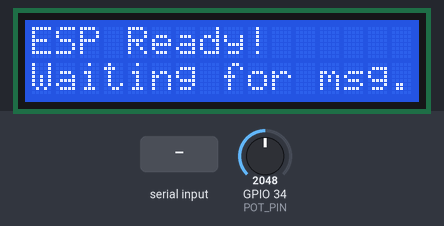
A sketch run on a simulated ESP32. On the bench: 16×2 character LCD. The test bench sets the inputs (shaded band); at power-on: GPIO 34 (POT_PIN) = 2048. What the sketch prints to the serial monitor is not drawn.

Above: at 1.2 s.
1.3 s: "S\n" received over Serial
At 2.2 s:
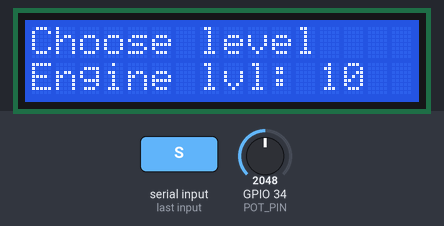
3.0 s: "L\n" received over Serial
At 3.8 s:
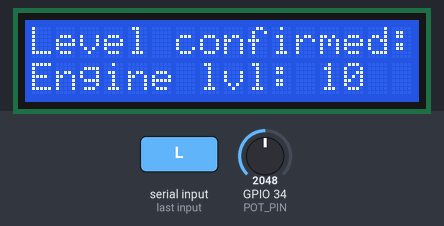
At 5.5 s:
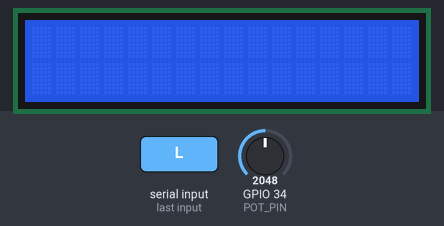
Timing chart, 0 to 7.0 s (numbered marks = the images above; inputs shaded):
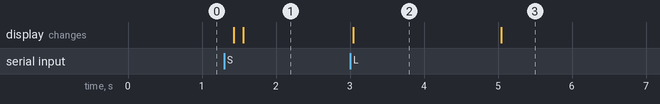

Measured:
- after the input at 1.3 s, the display: first changes after 0.13 s (image 1 shows a later state)
- after the input at 3.0 s, the display: changes at once (image 2)
- what the display in image 2 shows lasts 2.0 s, from 3.0 s to 5.0 s

The sketch:

CodeForEsp32.ino
```cpp
//
//#include <Wire.h>
//#include <LiquidCrystal_I2C.h>
//
//#define NUM_SENSORS 16
//int sensorPins[NUM_SENSORS] = {15, 13, 2, 12, 0, 14, 4, 27, 16 , 26, 17, 25, 5, 33, 18, 32};
//
//LiquidCrystal_I2C lcd(0x27, 16, 2); // I2C LCD
//
//String receivedMessage = "";
//boolean messageComplete = false;
//
//void setup() {
//  Serial.begin(115200);
//  for (int i = 0; i < NUM_SENSORS; i++) {
//    pinMode(sensorPins[i], INPUT);
//  }
//
//  // Init LCD
//  lcd.init();
//  lcd.backlight();
//  lcd.print("ESP Ready!");
//  lcd.setCursor(0, 1);
//  lcd.print("Waiting for msg...");
//}
//
//void loop() {
//  // ????????????? Raspberry Pi
//  while (Serial.available() > 0) {
//    char inChar = Serial.read();
//
//    // ?????? 'R' ???????????????????????? (????????????)
//    if (inChar == 'R') {
//      Serial.print("Sensor values: ");
//      for (int i = 0; i < NUM_SENSORS; i++) {
//        int value = digitalRead(sensorPins[i]);
//        Serial.print(value);
//        Serial.print(" ");
//      }
//      Serial.println();
//      continue; // ????????????????
//    }
//
//    // ??????????????????????? ?????????????????????
//    if (inChar == '\n') {
//      messageComplete = true;
//      break;
//    }
//
//    // ????????????????????????????
//    receivedMessage += inChar;
//  }
//
//  // ???????????????? ????????? LCD
//  if (messageComplete) {
//    // ????????????? LCD
//    lcd.clear();
//
//    // ?????????????????? 16 ???????? ??????????????????
//    if (receivedMessage.length() <= 16) {
//      lcd.setCursor(0, 0);
//      lcd.print(receivedMessage);
//    } else {
//      // ????????????????? 16 ???????? ???????? 2 ??????
//      lcd.setCursor(0, 0);
//      lcd.print(receivedMessage.substring(0, 16));
//      lcd.setCursor(0, 1);
//
//      // ????????????????????????????? 16 ????????
//      int endPos = receivedMessage.length();
//      if (endPos > 32) endPos = 32;
//      lcd.print(receivedMessage.substring(16, endPos));
//    }
//
//    // ????????????????????? Raspberry Pi
//    Serial.print("Message received: ");
//    Serial.println(receivedMessage);
//
//    // ?????????????
//    receivedMessage = "";
//    messageComplete = false;
//  }
//}

//#include <Wire.h>
//#include <LiquidCrystal_I2C.h>
//
//#define NUM_SENSORS 16
//#define POT_PIN 34  // ??????? GPIO34 ?????? potentiometer
//
//int sensorPins[NUM_SENSORS] = {15, 13, 2, 12, 0, 14, 4, 27, 16, 26, 17, 25, 5, 33, 18, 32};
//int potValue = 0;  // ????????????? potentiometer
//
//LiquidCrystal_I2C lcd(0x27, 16, 2); // I2C LCD
//String receivedMessage = "";
//boolean messageComplete = false;
//
//void setup() {
//  Serial.begin(115200);
//
//  // ????????? input
//  for (int i = 0; i < NUM_SENSORS; i++) {
//    pinMode(sensorPins[i], INPUT);
//  }
//  pinMode(POT_PIN, INPUT);  // ????????? potentiometer ???? input
//
//  // Init LCD
//  lcd.init();
//  lcd.backlight();
//  lcd.print("ESP Ready!");
//  lcd.setCursor(0, 1);
//  lcd.print("Waiting for msg...");
//}
//
//void loop() {
//  // ??????? potentiometer
//  potValue = analogRead(POT_PIN);
//  // ?????????? 0-4095 ???? 0-20 (?????? ESP32 ADC ?? resolution 12 bit ??? 0-4095)
//  int engineLevel = map(potValue, 0, 4095, 0, 20);
//
//  // ???????????? Raspberry Pi
//  while (Serial.available() > 0) {
//    char inChar = Serial.read();
//
//    // ????????????? 'R' ????????????????????
//    if (inChar == 'R') {
//      Serial.print("Sensor values: ");
//      for (int i = 0; i < NUM_SENSORS; i++) {
//        int value = digitalRead(sensorPins[i]);
//        Serial.print(value);
//        Serial.print(" ");
//      }
//      Serial.println();
//      continue;
//    }
//
//    // ????????????? 'L' ??????????? potentiometer ??????
//    if (inChar == 'L') {
//      Serial.print("Engine's level: ");
//      Serial.println(engineLevel);
//      continue;
//    }
//
//    // ???????????????????
//    if (inChar == '\n') {
//      messageComplete = true;
//      break;
//    }
//
//    // ??????????????????????????
//    receivedMessage += inChar;
//  }
//
//  // ??????? potentiometer ?? LCD
//  lcd.setCursor(0, 1);
//  lcd.print("Engine lvl: ");
//  lcd.print(engineLevel);
//  lcd.print("   ");  // ??????????????????????????????????
//
//  // ??????????????????? ?????? LCD
//  if (messageComplete) {
//    // ???????????????? LCD
//    lcd.setCursor(0, 0);
//    lcd.print("                ");  // 16 ????????
//    lcd.setCursor(0, 0);
//
//    // ?????????????????? 16 ???????? ???????????
//    if (receivedMessage.length() <= 16) {
//      lcd.print(receivedMessage);
//    } else {
//      // ????????????????? 16 ???????? ??????????????? 16 ??????
//      lcd.print(receivedMessage.substring(0, 16));
//    }
//
//    // ????????????????????? Raspberry Pi
//    Serial.print("Message received: ");
//    Serial.println(receivedMessage);
//
//    // ?????????????
//    receivedMessage = "";
//    messageComplete = false;
//  }
//
//  delay(100);  // ????????????????????????????????
//}

#include <Wire.h>
#include <LiquidCrystal_I2C.h>

#define NUM_SENSORS 16
#define POT_PIN 34 // Define GPIO34 for potentiometer

int sensorPins[NUM_SENSORS] = {15, 13, 2, 12, 0, 14, 4, 27, 16, 26, 17, 25, 5, 33, 18, 32};
int potValue = 0; // Variable to store potentiometer value
int engineLevel = 0; // Current engine level
bool inSelectionMode = false; // Flag to track if we're in engine level selection mode

LiquidCrystal_I2C lcd(0x27, 16, 2); // I2C LCD
String receivedMessage = "";
boolean messageComplete = false;

void setup() {
  Serial.begin(115200);

  // Set sensor pins as input
  for (int i = 0; i < NUM_SENSORS; i++) {
    pinMode(sensorPins[i], INPUT);
  }
  pinMode(POT_PIN, INPUT); // Set potentiometer pin as input

  // Initialize LCD
  lcd.init();
  lcd.backlight();
  lcd.print("ESP Ready!");
  lcd.setCursor(0, 1);
  lcd.print("Waiting for msg...");
}

void loop() {
  // Read potentiometer value
  potValue = analogRead(POT_PIN);
  // Map value from 0-4095 to 0-20 (ESP32 ADC resolution is 12-bit)
  engineLevel = map(potValue, 0, 4095, 0, 20);

  // If in selection mode, continuously update the display
  if (inSelectionMode) {
    displayEngineLevel(engineLevel);
  }

  // Receive data from Raspberry Pi
  while (Serial.available() > 0) {
    char inChar = Serial.read();

    // Check for command 'R' to send sensor values
    if (inChar == 'R') {
      Serial.print("Sensor values: ");
      for (int i = 0; i < NUM_SENSORS; i++) {
        int value = digitalRead(sensorPins[i]);
        Serial.print(value);
        Serial.print(" ");
      }
      Serial.println();
      continue;
    }

    // Check for command 'S' to enter engine level selection mode
    if (inChar == 'S') {
      inSelectionMode = true;
      Serial.println("Entered selection mode");
      displayEngineLevel(engineLevel);
      continue;
    }

    // Check for command 'L' to confirm the level and exit selection mode
    if (inChar == 'L') {
      if (inSelectionMode) {
        inSelectionMode = false;
        Serial.print("Engine level confirmed: ");
        Serial.println(engineLevel);

        // Display confirmation on LCD
        lcd.clear();
        lcd.setCursor(0, 0);
        lcd.print("Level confirmed:");
        lcd.setCursor(0, 1);
        lcd.print("Engine lvl: ");
        lcd.print(engineLevel);

        delay(2000); // Show confirmation for 2 seconds

      } else {
        // If not in selection mode, just send the current level
        Serial.print("Engine's level: ");
        Serial.println(engineLevel);
      }
      continue;
    }

    // Check for end of message
    if (inChar == '\n') {
      messageComplete = true;
      break;
    }

    // Append character to message buffer
    receivedMessage += inChar;
  }

  // If message is complete and not in selection mode, display on LCD
  if (messageComplete && !inSelectionMode) {
    lcd.clear();
    // Display the text on the first line (characters 1-16)
    lcd.setCursor(0, 0);
    if (receivedMessage.length() <= 16) {
      // If the message is less than or equal to 16 characters, display all on the first line.
      lcd.print(receivedMessage);
    } else {
      // If the message is longer than 16 characters, display the first 16 characters on the first line.
      lcd.print(receivedMessage.substring(0, 16));

      // Displays the remaining characters on the second line (characters 17-32).
      lcd.setCursor(0, 1);
      // Check if the message exceeds 32 characters.
      int remainingLength = receivedMessage.length() - 16;
      if (remainingLength > 16) {
        remainingLength = 16; // Limit to 16 characters on the second line.
      }
      lcd.print(receivedMessage.substring(16, 16 + remainingLength));
    }

    // Send acknowledgment back to Raspberry Pi
    Serial.print("Message received: ");
    Serial.println(receivedMessage);

    // Reset message buffer
    receivedMessage = "";
    messageComplete = false;
  } else if (messageComplete && inSelectionMode) {
    lcd.clear();
    // If in selection mode, just acknowledge the message but don't change the display
    Serial.print("Message received (in selection mode): ");
    Serial.println(receivedMessage);
    receivedMessage = "";
    messageComplete = false;
  }

  delay(100); // Small delay for stability
}

// Function to display engine level on LCD (both lines)
void displayEngineLevel(int level) {
  lcd.setCursor(0, 0); // Set cursor to the first row (row 0)
  lcd.print("Choose level    ");
  lcd.setCursor(0, 1); // Set cursor to the second row (row 1)
  lcd.print("Engine lvl: ");
  lcd.print(level);
  lcd.print("   "); // Add spaces to clear old characters
}
```
